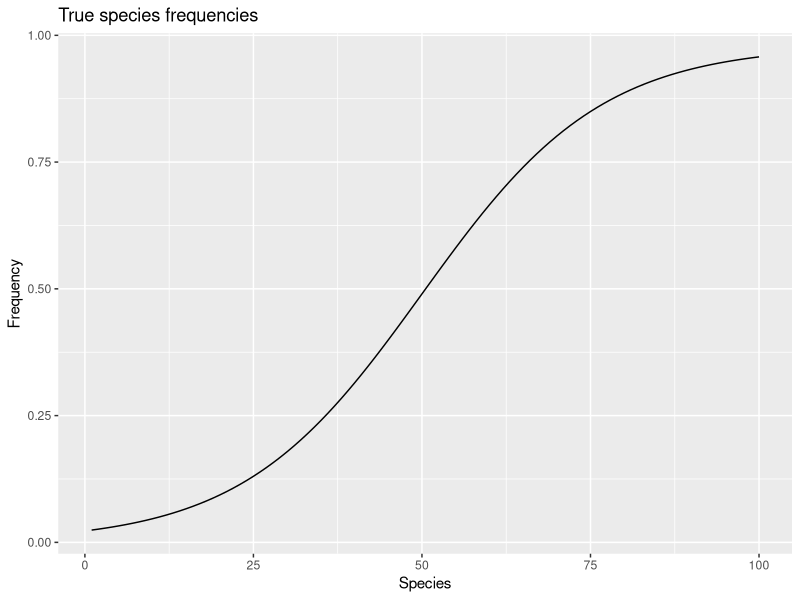
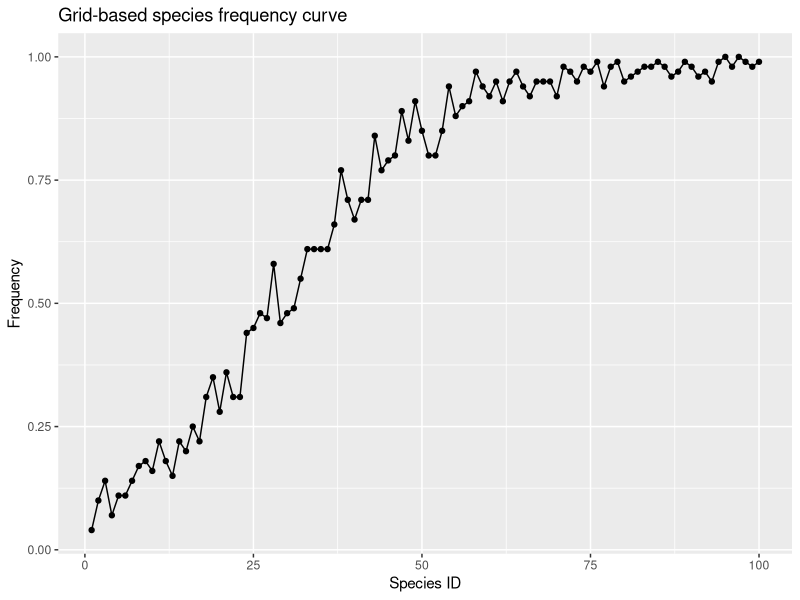
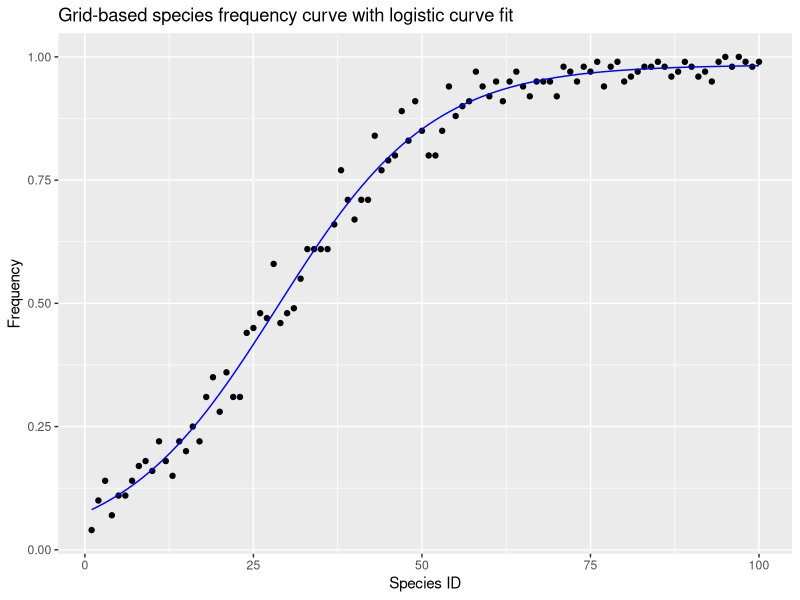
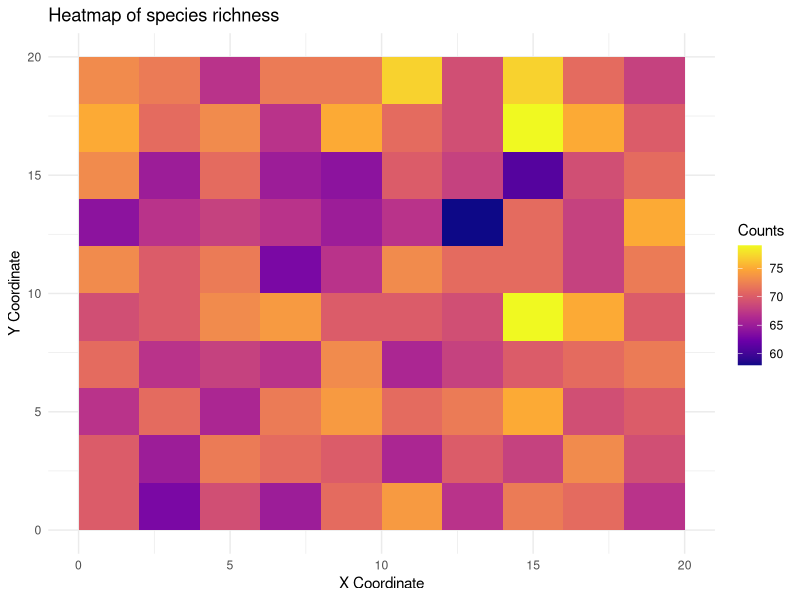

The R source for these figures, in order:
library(spatstat)
library(ggplot2)
set.seed(92)

# Parameters
x_range <- c(0, 20)
y_range <- c(0, 20)
grid_size <- 10
num_species <- 100
max_presence <- 0.98
# Generate species frequencies using a sigmoidal curve
x <- 1:num_species
intensities <- max_presence / (1 + exp(-0.075 * (x - num_species / 2)))

# Calculate the frequency-weighted mean frequency (FWMF)
fwmf <- sum(intensities^2) / sum(intensities)
fwmf

# Visualize species frequencies
qplot(x, intensities, geom="line") + 
  ggtitle("True species frequencies") + 
  xlab("Species") + 
  ylab("Frequency")

# Window of the simulation
W <- owin(c(x_range[1], x_range[2]), c(y_range[1], y_range[2]))

# Simulate species occurrences
simulateSpecies <- function(intensity, W, species_id, num_species) {
  # Simulate Poisson process for a species
  pattern <- rpoispp(intensity, win = W)
  
  # Assign species ID as mark
  marks(pattern) <- as.factor(rep(species_id, pattern$n))
  return(pattern)
}

# Simulate for each species and combine
all_species <- lapply(1:num_species, function(i) simulateSpecies(intensities[i], W, i, num_species))
combined_species <- do.call(superimpose, all_species)

# Create breaks for the grid cells
x_breaks <- seq(x_range[1], x_range[2], length.out = grid_size + 1)
y_breaks <- seq(y_range[1], y_range[2], length.out = grid_size + 1)

# Count over all occurrences of every species in each grid cell
counts <- quadratcount(combined_species, tess = tess(xgrid = x_breaks, ygrid = y_breaks))

# Now assuming 'combined_species' is a ppp object with marks indicating species
# Split the combined point pattern into a list of point patterns for each species
species_ppps <- split.ppp(combined_species)

# Use lapply to apply quadratcount to each species' point pattern
species_counts <- lapply(species_ppps, function(ppp) {
  quadratcount(ppp, tess = tess(xgrid = x_breaks, ygrid = y_breaks))
})

# First, ensure species_counts is structured as expected
# Assuming it's a list where each element is the result of quadratcount() for each species

# Extract total counts per species correctly
total_counts_per_species <- sapply(species_counts, function(counts) {
  # If counts is directly an atomic vector, sum it directly
  if (is.atomic(counts)) {
    out <- sapply(counts, function(x) ifelse(x>=1,1,0))
    return(sum(out))
  } else if (is.list(counts) && !is.null(counts$counts)) {
    # If counts is a list and has a $counts component, sum that
    out2 <- sapply(counts$counts, function(x) ifelse(x>=1,1,0))
    #return(sum(counts$counts))
    return(sum(out2))
  } else {
    # Otherwise, return NA or handle as appropriate for your data structure
    return(NA)
  }
})

# Calculate species grid/quadrat frequencies
species_frequenciesQ <- total_counts_per_species / grid_size^2

# Prepare data for plotting
plot_data <- data.frame(Species = 1:length(species_frequenciesQ), Frequency = species_frequenciesQ)

# Use qplot to plot empirical species frequency curve
qplot(data = plot_data, x = Species, y = Frequency, geom = "line", 
      main = "Grid-based species frequency curve", xlab = "Species ID", ylab = "Frequency") +
  geom_point() # Adds points to the line plot

# Assuming 'plot_data' is your data frame with 'Species' and 'Frequency'
nls_model <- nls(Frequency ~ A / (1 + exp(-B * (Species - C))), 
                 data = plot_data, 
                 start = list(A = max(plot_data$Frequency), B = 0.1, C = median(plot_data$Species)))
# Create a new data frame for predictions
species_seq <- seq(min(plot_data$Species), max(plot_data$Species), length.out = 100)
pred_data <- data.frame(Species = species_seq)
pred_data$Predicted <- predict(nls_model, newdata = pred_data)
# Original data plot with qplot
p <- qplot(data = plot_data, x = Species, y = Frequency, geom = "point", 
           main = "Grid-based species frequency curve with logistic curve fit", xlab = "Species ID", ylab = "Frequency")

# Add NLS fitted line
p + geom_line(data = pred_data, aes(x = Species, y = Predicted), color = "blue")


########################################################################################################
## Better plot for "counts" object
# Assuming 'counts' is from quadratcount and you have 'x_breaks' and 'y_breaks'
# Calculate midpoints for x and y breaks to use as coordinates
x_midpoints <- (x_breaks[-length(x_breaks)] + x_breaks[-1]) / 2
y_midpoints <- (y_breaks[-length(y_breaks)] + y_breaks[-1]) / 2

# Expand grid to create a data frame of all possible combinations of x and y midpoints
grid_df <- expand.grid(x = x_midpoints, y = y_midpoints)

# Flatten counts to a vector (assuming counts is a matrix with species as columns if multiple species were counted separately)
sppPaPerGridCell <- list()
sppPaPerGridCell <- lapply(species_counts, function(counts) {
  # If counts is directly an atomic vector, sum it directly
  if (is.atomic(counts)) {
    out <- sapply(counts, function(x) ifelse(x>=1,1,0))
    return(out)
  } else if (is.list(counts) && !is.null(counts$counts)) {
    # If counts is a list and has a $counts component, sum that
    out2 <- sapply(counts$counts, function(x) ifelse(x>=1,1,0))
    #return(sum(counts$counts))
    return(out2)
  } else {
    # Otherwise, return NA or handle as appropriate for your data structure
    return(NA)
  }
})

counts_vector <- colSums(do.call(rbind, sppPaPerGridCell))

# Add counts to the grid data frame
grid_df$counts <- counts_vector

# viridis option
library(viridis)
ggplot(grid_df, aes(x = x, y = y, fill = counts)) + 
  geom_tile() +
  scale_fill_viridis_c(name = "Counts", option = "C") +
  labs(title = "Heatmap of species richness", x = "X Coordinate", y = "Y Coordinate") +
  theme_minimal()
